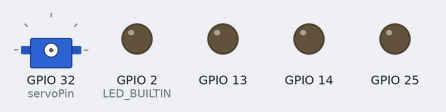
The sketch below on a simulated ESP32. On the bench: servo, output pins drawn as LEDs (lit = HIGH). Nothing arrives over Bluetooth unless stated; what the sketch prints to the serial monitor is not drawn.

Above: at 0.0 s.
At 1.1 s:
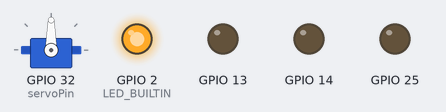
Timing chart, 0 to 2.6 s (numbered marks = the images above):
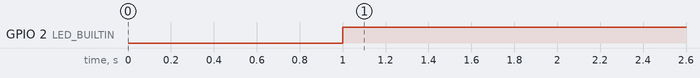

The sketch:

esp32_ps5_controller_rc_car.ino
```cpp
#include <ps5Controller.h>
#include <ESP32Servo.h>

#include "pitches.h"

#define LED_BUILTIN 2

#define motor1A 13
#define motor2A 14

#define Horn 25

// PWM settings
const int freq = 500; // PWM frequency: 500 Hz
const int resolution = 8; // PWM resolution: 8 bits
const int channelA = 0; // PWM channel for motor1A: 0
const int channelB = 1; // PWM channel for motor2A: 1
const int channeHorn = 2; // PWM channel for horn: 2

// Define the servo and the pin it is connected to
Servo myServo;
const int servoPin = 32;
// Define the minimum and maximum pulse widths for the servo
const int minPulseWidth = 500; // 0.5 ms
const int maxPulseWidth = 2500; // 2.5 ms

void setup() {
  Serial.begin(115200);
  delay(1000);

  ps5.begin("48:18:8D:0C:8C:AD"); //MAC address of my ps5 controller
  Serial.println("Ready.");

  pinMode(LED_BUILTIN, OUTPUT);

  //Attach PWM channels to GPIO pins
  ledcAttachChannel(motor1A, freq, resolution, channelA);
  ledcAttachChannel(motor2A,freq, resolution, channelB);
  ledcAttachChannel(Horn,freq, resolution, channeHorn);

  // Attach the servo to the specified pin and set its pulse width range
  myServo.attach(servoPin, minPulseWidth, maxPulseWidth);
  // Set the PWM frequency for the servo
  myServo.setPeriodHertz(50); // Standard 50Hz servo
}

void loop() {
  if (ps5.isConnected()) {
    Serial.println("Connected!");

  } else {
    Serial.println("Waiting for controller to connect.");
    Serial.println();
    digitalWrite(LED_BUILTIN, HIGH);  // turn the LED on (HIGH is the voltage level)
    delay(1000);                      // wait for a second
    digitalWrite(LED_BUILTIN, LOW);   // turn the LED off by making the voltage LOW
    delay(1000);                      // wait for a second
  }

  while (ps5.isConnected() == true) {
    digitalWrite(LED_BUILTIN, HIGH);  // turn the LED on (HIGH is the voltage level)

    int LStick_yValue = ps5.LStickY(); // Read the Y axis value for motor speed and direction
    int motorSpeed = 0; // Initialize motor speed (dutyCycle)

    if (LStick_yValue > 7) { // Joystick pushed up
      motorSpeed = map(LStick_yValue, 0, 127, 0, 255); // Map upper half range to motor speed
      ledcWrite(motor1A, 0);
      ledcWrite(motor2A, motorSpeed);
    } else if (LStick_yValue < -7) { // Joystick pushed down
      motorSpeed = map(LStick_yValue, -1, -128, 0, 255); // Map lower half range to motor speed
      ledcWrite(motor1A, motorSpeed);
      ledcWrite(motor2A, 0);
    } else { // Joystick centered
      motorSpeed = 0;
      ledcWrite(motor1A, 0);
      ledcWrite(motor2A, 0);
    }

    if (ps5.L3()) { // Honk buzzer when L3 switch is pressed
      ledcWrite(Horn, NOTE_E4);
    } else {
      ledcWrite(Horn, REST);
    }

    int RStick_xValue = ps5.RStickX(); // Read the X axis value of R stick for wheel steering
    int pulseWidth = map(RStick_xValue, -128, 127, minPulseWidth, maxPulseWidth);
    myServo.writeMicroseconds(pulseWidth);


    Serial.printf("Left Stick y at %d\n", LStick_yValue);
    Serial.printf("Right Stick x at %d\n", RStick_xValue);


    Serial.println();
    // This delay is to make the output more human readable
    // Remove it when you're not trying to see the output
    delay(100);
  }

}
```

pitches.h
```cpp
/*************************************************
 * Public Constants
 *************************************************/

#define NOTE_B0  31
#define NOTE_C1  33
#define NOTE_CS1 35
#define NOTE_D1  37
#define NOTE_DS1 39
#define NOTE_E1  41
#define NOTE_F1  44
#define NOTE_FS1 46
#define NOTE_G1  49
#define NOTE_GS1 52
#define NOTE_A1  55
#define NOTE_AS1 58
#define NOTE_B1  62
#define NOTE_C2  65
#define NOTE_CS2 69
#define NOTE_D2  73
#define NOTE_DS2 78
#define NOTE_E2  82
#define NOTE_F2  87
#define NOTE_FS2 93
#define NOTE_G2  98
#define NOTE_GS2 104
#define NOTE_A2  110
#define NOTE_AS2 117
#define NOTE_B2  123
#define NOTE_C3  131
#define NOTE_CS3 139
#define NOTE_D3  147
#define NOTE_DS3 156
#define NOTE_E3  165
#define NOTE_F3  175
#define NOTE_FS3 185
#define NOTE_G3  196
#define NOTE_GS3 208
#define NOTE_A3  220
#define NOTE_AS3 233
#define NOTE_B3  247
#define NOTE_C4  262
#define NOTE_CS4 277
#define NOTE_D4  294
#define NOTE_DS4 311
#define NOTE_E4  330
#define NOTE_F4  349
#define NOTE_FS4 370
#define NOTE_G4  392
#define NOTE_GS4 415
#define NOTE_A4  440
#define NOTE_AS4 466
#define NOTE_B4  494
#define NOTE_C5  523
#define NOTE_CS5 554
#define NOTE_D5  587
#define NOTE_DS5 622
#define NOTE_E5  659
#define NOTE_F5  698
#define NOTE_FS5 740
#define NOTE_G5  784
#define NOTE_GS5 831
#define NOTE_A5  880
#define NOTE_AS5 932
#define NOTE_B5  988
#define NOTE_C6  1047
#define NOTE_CS6 1109
#define NOTE_D6  1175
#define NOTE_DS6 1245
#define NOTE_E6  1319
#define NOTE_F6  1397
#define NOTE_FS6 1480
#define NOTE_G6  1568
#define NOTE_GS6 1661
#define NOTE_A6  1760
#define NOTE_AS6 1865
#define NOTE_B6  1976
#define NOTE_C7  2093
#define NOTE_CS7 2217
#define NOTE_D7  2349
#define NOTE_DS7 2489
#define NOTE_E7  2637
#define NOTE_F7  2794
#define NOTE_FS7 2960
#define NOTE_G7  3136
#define NOTE_GS7 3322
#define NOTE_A7  3520
#define NOTE_AS7 3729
#define NOTE_B7  3951
#define NOTE_C8  4186
#define NOTE_CS8 4435
#define NOTE_D8  4699
#define NOTE_DS8 4978
#define REST     0
```

Measured:
- by itself, GPIO 2 (LED_BUILTIN): LOW → HIGH at 1.0 s
